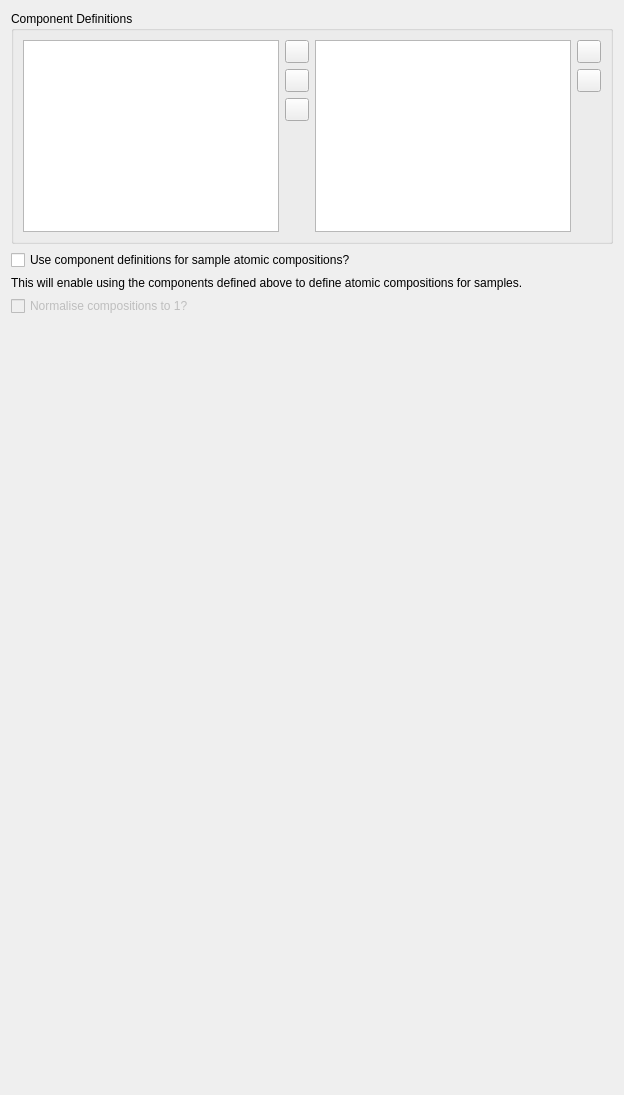
            <widget class="QWidget" name="page">
             <layout class="QVBoxLayout" name="verticalLayout_51">
              <item>
               <widget class="QGroupBox" name="groupBox_9">
                <property name="title">
                 <string>Component Definitions</string>
                </property>
                <layout class="QHBoxLayout" name="horizontalLayout_9">
                 <item>
                  <layout class="QHBoxLayout" name="horizontalLayout_7">
                   <item>
                    <widget class="ComponentsList" name="componentList">
                     <property name="selectionBehavior">
                      <enum>QAbstractItemView::SelectRows</enum>
                     </property>
                    </widget>
                   </item>
                   <item>
                    <layout class="QVBoxLayout" name="verticalLayout_49">
                     <item>
                      <widget class="QToolButton" name="addComponentButton">
                       <property name="sizePolicy">
                        <sizepolicy hsizetype="Minimum" vsizetype="Fixed">
                         <horstretch>0</horstretch>
                         <verstretch>0</verstretch>
                        </sizepolicy>
                       </property>
                       <property name="text">
                        <string/>
                       </property>
                       <property name="icon">
                        <iconset resource="../resources/resources.qrc">
                         <normaloff>:/icons/plus.png</normaloff>:/icons/plus.png</iconset>
                       </property>
                      </widget>
                     </item>
                     <item>
                      <widget class="QToolButton" name="removeComponentButton">
                       <property name="sizePolicy">
                        <sizepolicy hsizetype="Minimum" vsizetype="Fixed">
                         <horstretch>0</horstretch>
                         <verstretch>0</verstretch>
                        </sizepolicy>
                       </property>
                       <property name="text">
                        <string/>
                       </property>
                       <property name="icon">
                        <iconset resource="../resources/resources.qrc">
                         <normaloff>:/icons/minus.png</normaloff>:/icons/minus.png</iconset>
                       </property>
                      </widget>
                     </item>
                     <item>
                      <widget class="QToolButton" name="duplicateButton">
                       <property name="sizePolicy">
                        <sizepolicy hsizetype="Fixed" vsizetype="Fixed">
                         <horstretch>0</horstretch>
                         <verstretch>0</verstretch>
                        </sizepolicy>
                       </property>
                       <property name="text">
                        <string/>
                       </property>
                       <property name="icon">
                        <iconset resource="../resources/resources.qrc">
                         <normaloff>:/icons/duplicate.png</normaloff>:/icons/duplicate.png</iconset>
                       </property>
                      </widget>
                     </item>
                     <item>
                      <spacer name="verticalSpacer_21">
                       <property name="orientation">
                        <enum>Qt::Vertical</enum>
                       </property>
                       <property name="sizeHint" stdset="0">
                        <size>
                         <width>20</width>
                         <height>40</height>
                        </size>
                       </property>
                      </spacer>
                     </item>
                    </layout>
                   </item>
                  </layout>
                 </item>
                 <item>
                  <layout class="QHBoxLayout" name="horizontalLayout_8">
                   <item>
                    <widget class="CompositionTable" name="componentCompositionTable">
                     <property name="selectionMode">
                      <enum>QAbstractItemView::ExtendedSelection</enum>
                     </property>
                     <property name="selectionBehavior">
                      <enum>QAbstractItemView::SelectRows</enum>
                     </property>
                    </widget>
                   </item>
                   <item>
                    <layout class="QVBoxLayout" name="verticalLayout_50">
                     <item>
                      <widget class="QToolButton" name="addSubcomponentButton">
                       <property name="sizePolicy">
                        <sizepolicy hsizetype="Minimum" vsizetype="Fixed">
                         <horstretch>0</horstretch>
                         <verstretch>0</verstretch>
                        </sizepolicy>
                       </property>
                       <property name="text">
                        <string/>
                       </property>
                       <property name="icon">
                        <iconset resource="../resources/resources.qrc">
                         <normaloff>:/icons/plus.png</normaloff>:/icons/plus.png</iconset>
                       </property>
                      </widget>
                     </item>
                     <item>
                      <widget class="QToolButton" name="removeSubcomponentButton">
                       <property name="text">
                        <string/>
                       </property>
                       <property name="icon">
                        <iconset resource="../resources/resources.qrc">
                         <normaloff>:/icons/minus.png</normaloff>:/icons/minus.png</iconset>
                       </property>
                      </widget>
                     </item>
                     <item>
                      <spacer name="verticalSpacer_22">
                       <property name="orientation">
                        <enum>Qt::Vertical</enum>
                       </property>
                       <property name="sizeHint" stdset="0">
                        <size>
                         <width>20</width>
                         <height>40</height>
                        </size>
                       </property>
                      </spacer>
                     </item>
                    </layout>
                   </item>
                  </layout>
                 </item>
                </layout>
               </widget>
              </item>
              <item>
               <widget class="QCheckBox" name="useComponentsCheckBox">
                <property name="text">
                 <string>Use component definitions for sample atomic compositions?</string>
                </property>
               </widget>
              </item>
              <item>
               <widget class="QLabel" name="label_6">
                <property name="text">
                 <string>This will enable using the components defined above to define atomic compositions for samples.</string>
                </property>
               </widget>
              </item>
              <item>
               <widget class="QCheckBox" name="normaliseCompositionsCheckBox">
                <property name="enabled">
                 <bool>false</bool>
                </property>
                <property name="text">
                 <string>Normalise compositions to 1?</string>
                </property>
                <property name="checkable">
                 <bool>true</bool>
                </property>
               </widget>
              </item>
              <item>
               <spacer name="verticalSpacer_16">
                <property name="orientation">
                 <enum>Qt::Vertical</enum>
                </property>
                <property name="sizeHint" stdset="0">
                 <size>
                  <width>20</width>
                  <height>768</height>
                 </size>
                </property>
               </spacer>
              </item>
             </layout>
            </widget>
